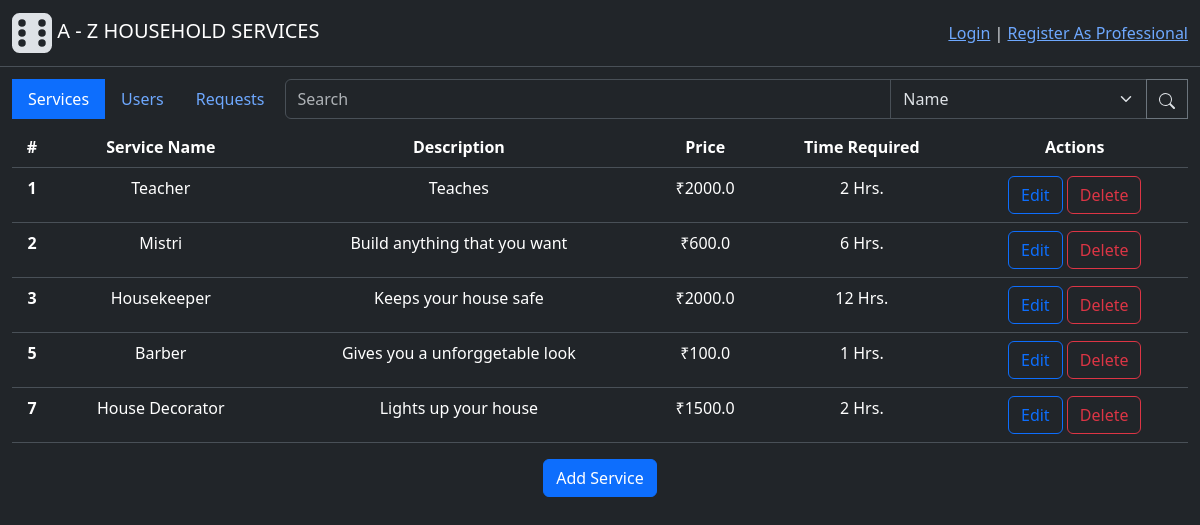
The app's page /admin/services with its own data.
### backend/modals.py (models this page shows)
class Service(db.Model):
    id = db.Column(db.Integer(), primary_key=True)
    name = db.Column(db.String(30),unique=True, nullable=False)
    desc = db.Column(db.String(500), nullable=False)
    time_required = db.Column(db.Integer(), nullable=False) # Time required (in Hrs)
    price = db.Column(db.Float(), nullable=False)
    status = db.Column(db.Integer(), nullable=False, default=1) # 0-inactive, 1-active
    service_requests = db.relationship("ServiceRequest", cascade="all, delete", backref="services", lazy=True) # For accessing all the service requests having common service
    def capitalised_name(self):
        return self.name.title()

### backend/controllers.py (the view)
@app.route("/admin/services", methods=["GET", "POST"])
def services_tab_page():
    button_state = 0 # Sets default button_state
    services = Service.query.filter_by(status=1)
    return render_template("services_tab.html", button_state=button_state, services=services)

### templates/services_tab.html
{% extends "admin_dashboard.html" %}
{% block subcontent %}
    <table class="table mt-2">
        <thead>
        <tr>
            <th scope="col">#</th>
            <th scope="col">Service Name</th>
            <th scope="col">Description</th>
            <th scope="col">Price</th>
            <th scope="col">Time Required</th>
            <th scope="col">Actions</th>
        </tr>
        </thead>
        <tbody>
            {% for service in services %}
                <tr>
                    <th scope="row">{{service.id}}</th>
                    <td>{{service.capitalised_name()}}</td>
                    <td style="max-width: 600px;">{{service.desc}}</td>
                    <td>&#8377;{{service.price}}</td>
                    <td>{{service.time_required}} Hrs.</td>
                    <td>
                        <a href="{{ url_for('edit_service', service_id=service.id)}}"><button class="btn btn-outline-primary">Edit</button></a>
                        <a href="{{ url_for('delete_service', service_id=service.id)}}"><button class="btn btn-outline-danger">Delete</button></a>
                    </td>
                </tr>
            {% endfor %}
        </tbody>
    </table>
    <a href="{{ url_for('add_service') }}"><button class="btn btn-primary">Add Service</button></a>
{% endblock %}

### records on screen
Service: id "1", capitalised_name "Teacher", desc "Teaches", price "2000.0", time_required "2"
Service: id "2", capitalised_name "Mistri", desc "Build anything that you want", price "600.0", time_required "6"
Service: id "3", capitalised_name "Housekeeper", desc "Keeps your house safe", price "2000.0", time_required "12"
Service: id "5", capitalised_name "Barber", desc "Gives you a unforggetable look", price "100.0", time_required "1"
Service: id "7", capitalised_name "House Decorator", desc "Lights up your house", price "1500.0", time_required "2"
